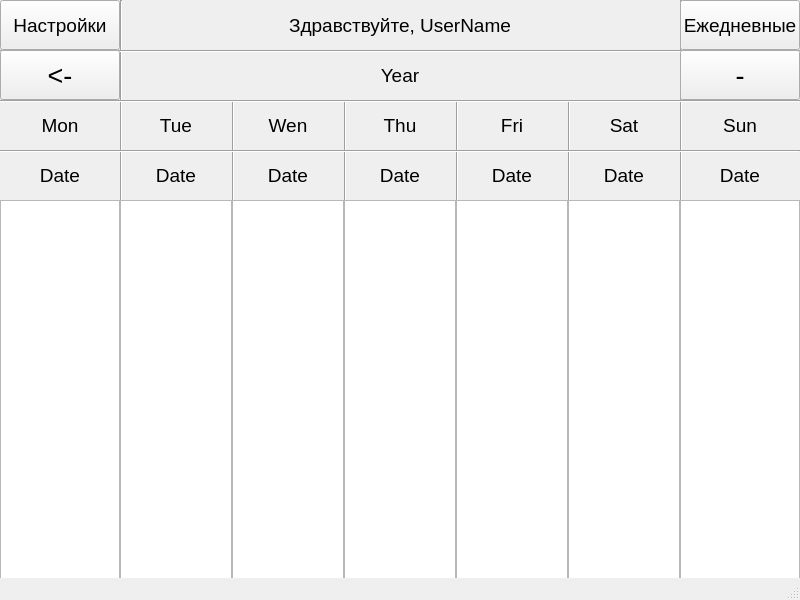
<?xml version="1.0" encoding="UTF-8"?>
<ui version="4.0">
 <class>MainWindow</class>
 <widget class="QMainWindow" name="MainWindow">
  <property name="geometry">
   <rect>
    <x>0</x>
    <y>0</y>
    <width>800</width>
    <height>600</height>
   </rect>
  </property>
  <property name="windowTitle">
   <string>MainWindow</string>
  </property>
  <widget class="QWidget" name="centralwidget">
   <widget class="Line" name="line">
    <property name="geometry">
     <rect>
      <x>120</x>
      <y>0</y>
      <width>3</width>
      <height>600</height>
     </rect>
    </property>
    <property name="sizePolicy">
     <sizepolicy hsizetype="Fixed" vsizetype="Minimum">
      <horstretch>0</horstretch>
      <verstretch>0</verstretch>
     </sizepolicy>
    </property>
    <property name="orientation">
     <enum>Qt::Vertical</enum>
    </property>
   </widget>
   <widget class="Line" name="line_2">
    <property name="geometry">
     <rect>
      <x>232</x>
      <y>100</y>
      <width>3</width>
      <height>600</height>
     </rect>
    </property>
    <property name="orientation">
     <enum>Qt::Vertical</enum>
    </property>
   </widget>
   <widget class="Line" name="line_3">
    <property name="geometry">
     <rect>
      <x>344</x>
      <y>100</y>
      <width>3</width>
      <height>600</height>
     </rect>
    </property>
    <property name="orientation">
     <enum>Qt::Vertical</enum>
    </property>
   </widget>
   <widget class="Line" name="line_4">
    <property name="geometry">
     <rect>
      <x>456</x>
      <y>100</y>
      <width>3</width>
      <height>600</height>
     </rect>
    </property>
    <property name="orientation">
     <enum>Qt::Vertical</enum>
    </property>
   </widget>
   <widget class="Line" name="line_5">
    <property name="geometry">
     <rect>
      <x>568</x>
      <y>100</y>
      <width>3</width>
      <height>600</height>
     </rect>
    </property>
    <property name="orientation">
     <enum>Qt::Vertical</enum>
    </property>
   </widget>
   <widget class="Line" name="line_6">
    <property name="geometry">
     <rect>
      <x>680</x>
      <y>0</y>
      <width>3</width>
      <height>600</height>
     </rect>
    </property>
    <property name="orientation">
     <enum>Qt::Vertical</enum>
    </property>
   </widget>
   <widget class="Line" name="line_7">
    <property name="geometry">
     <rect>
      <x>0</x>
      <y>50</y>
      <width>800</width>
      <height>3</height>
     </rect>
    </property>
    <property name="orientation">
     <enum>Qt::Horizontal</enum>
    </property>
   </widget>
   <widget class="Line" name="line_8">
    <property name="geometry">
     <rect>
      <x>0</x>
      <y>100</y>
      <width>800</width>
      <height>3</height>
     </rect>
    </property>
    <property name="orientation">
     <enum>Qt::Horizontal</enum>
    </property>
   </widget>
   <widget class="Line" name="line_9">
    <property name="geometry">
     <rect>
      <x>0</x>
      <y>150</y>
      <width>800</width>
      <height>3</height>
     </rect>
    </property>
    <property name="orientation">
     <enum>Qt::Horizontal</enum>
    </property>
   </widget>
   <widget class="Line" name="line_10">
    <property name="geometry">
     <rect>
      <x>0</x>
      <y>200</y>
      <width>800</width>
      <height>3</height>
     </rect>
    </property>
    <property name="orientation">
     <enum>Qt::Horizontal</enum>
    </property>
   </widget>
   <widget class="QPushButton" name="SetButton">
    <property name="geometry">
     <rect>
      <x>0</x>
      <y>0</y>
      <width>120</width>
      <height>50</height>
     </rect>
    </property>
    <property name="font">
     <font>
      <pointsize>14</pointsize>
     </font>
    </property>
    <property name="text">
     <string>Настройки</string>
    </property>
   </widget>
   <widget class="QLabel" name="label">
    <property name="geometry">
     <rect>
      <x>120</x>
      <y>0</y>
      <width>560</width>
      <height>50</height>
     </rect>
    </property>
    <property name="font">
     <font>
      <pointsize>14</pointsize>
     </font>
    </property>
    <property name="text">
     <string>Здравствуйте, UserName</string>
    </property>
    <property name="alignment">
     <set>Qt::AlignCenter</set>
    </property>
   </widget>
   <widget class="QPushButton" name="EvrDButton">
    <property name="geometry">
     <rect>
      <x>680</x>
      <y>0</y>
      <width>120</width>
      <height>50</height>
     </rect>
    </property>
    <property name="font">
     <font>
      <pointsize>14</pointsize>
     </font>
    </property>
    <property name="text">
     <string>Ежедневные</string>
    </property>
   </widget>
   <widget class="QPushButton" name="LWButton">
    <property name="geometry">
     <rect>
      <x>0</x>
      <y>50</y>
      <width>120</width>
      <height>50</height>
     </rect>
    </property>
    <property name="font">
     <font>
      <pointsize>20</pointsize>
     </font>
    </property>
    <property name="text">
     <string>&lt;-</string>
    </property>
   </widget>
   <widget class="QPushButton" name="NWButton">
    <property name="geometry">
     <rect>
      <x>680</x>
      <y>50</y>
      <width>120</width>
      <height>50</height>
     </rect>
    </property>
    <property name="font">
     <font>
      <pointsize>20</pointsize>
     </font>
    </property>
    <property name="text">
     <string>-</string>
    </property>
   </widget>
   <widget class="QLabel" name="label_2">
    <property name="geometry">
     <rect>
      <x>120</x>
      <y>50</y>
      <width>560</width>
      <height>50</height>
     </rect>
    </property>
    <property name="font">
     <font>
      <pointsize>14</pointsize>
     </font>
    </property>
    <property name="lineWidth">
     <number>1</number>
    </property>
    <property name="text">
     <string>Year</string>
    </property>
    <property name="alignment">
     <set>Qt::AlignCenter</set>
    </property>
   </widget>
   <widget class="QLabel" name="label_3">
    <property name="geometry">
     <rect>
      <x>0</x>
      <y>100</y>
      <width>120</width>
      <height>50</height>
     </rect>
    </property>
    <property name="font">
     <font>
      <pointsize>14</pointsize>
     </font>
    </property>
    <property name="text">
     <string>Mon</string>
    </property>
    <property name="alignment">
     <set>Qt::AlignCenter</set>
    </property>
   </widget>
   <widget class="QLabel" name="label_4">
    <property name="geometry">
     <rect>
      <x>120</x>
      <y>100</y>
      <width>112</width>
      <height>50</height>
     </rect>
    </property>
    <property name="font">
     <font>
      <pointsize>14</pointsize>
     </font>
    </property>
    <property name="text">
     <string>Tue</string>
    </property>
    <property name="alignment">
     <set>Qt::AlignCenter</set>
    </property>
   </widget>
   <widget class="QLabel" name="label_5">
    <property name="geometry">
     <rect>
      <x>232</x>
      <y>100</y>
      <width>112</width>
      <height>50</height>
     </rect>
    </property>
    <property name="font">
     <font>
      <pointsize>14</pointsize>
     </font>
    </property>
    <property name="text">
     <string>Wen</string>
    </property>
    <property name="alignment">
     <set>Qt::AlignCenter</set>
    </property>
   </widget>
   <widget class="QLabel" name="label_6">
    <property name="geometry">
     <rect>
      <x>344</x>
      <y>100</y>
      <width>112</width>
      <height>50</height>
     </rect>
    </property>
    <property name="font">
     <font>
      <pointsize>14</pointsize>
     </font>
    </property>
    <property name="text">
     <string>Thu</string>
    </property>
    <property name="alignment">
     <set>Qt::AlignCenter</set>
    </property>
   </widget>
   <widget class="QLabel" name="label_7">
    <property name="geometry">
     <rect>
      <x>456</x>
      <y>100</y>
      <width>112</width>
      <height>50</height>
     </rect>
    </property>
    <property name="font">
     <font>
      <pointsize>14</pointsize>
     </font>
    </property>
    <property name="text">
     <string>Fri</string>
    </property>
    <property name="alignment">
     <set>Qt::AlignCenter</set>
    </property>
   </widget>
   <widget class="QLabel" name="label_8">
    <property name="geometry">
     <rect>
      <x>568</x>
      <y>100</y>
      <width>112</width>
      <height>50</height>
     </rect>
    </property>
    <property name="font">
     <font>
      <pointsize>14</pointsize>
     </font>
    </property>
    <property name="text">
     <string>Sat</string>
    </property>
    <property name="alignment">
     <set>Qt::AlignCenter</set>
    </property>
   </widget>
   <widget class="QLabel" name="label_9">
    <property name="geometry">
     <rect>
      <x>680</x>
      <y>100</y>
      <width>120</width>
      <height>50</height>
     </rect>
    </property>
    <property name="font">
     <font>
      <pointsize>14</pointsize>
     </font>
    </property>
    <property name="text">
     <string>Sun</string>
    </property>
    <property name="alignment">
     <set>Qt::AlignCenter</set>
    </property>
   </widget>
   <widget class="QLabel" name="label_10">
    <property name="geometry">
     <rect>
      <x>0</x>
      <y>150</y>
      <width>120</width>
      <height>50</height>
     </rect>
    </property>
    <property name="font">
     <font>
      <pointsize>14</pointsize>
     </font>
    </property>
    <property name="text">
     <string>Date</string>
    </property>
    <property name="alignment">
     <set>Qt::AlignCenter</set>
    </property>
   </widget>
   <widget class="QLabel" name="label_11">
    <property name="geometry">
     <rect>
      <x>120</x>
      <y>150</y>
      <width>112</width>
      <height>50</height>
     </rect>
    </property>
    <property name="font">
     <font>
      <pointsize>14</pointsize>
     </font>
    </property>
    <property name="text">
     <string>Date</string>
    </property>
    <property name="alignment">
     <set>Qt::AlignCenter</set>
    </property>
   </widget>
   <widget class="QLabel" name="label_12">
    <property name="geometry">
     <rect>
      <x>232</x>
      <y>150</y>
      <width>112</width>
      <height>50</height>
     </rect>
    </property>
    <property name="font">
     <font>
      <pointsize>14</pointsize>
     </font>
    </property>
    <property name="text">
     <string>Date</string>
    </property>
    <property name="alignment">
     <set>Qt::AlignCenter</set>
    </property>
   </widget>
   <widget class="QLabel" name="label_13">
    <property name="geometry">
     <rect>
      <x>344</x>
      <y>150</y>
      <width>112</width>
      <height>50</height>
     </rect>
    </property>
    <property name="font">
     <font>
      <pointsize>14</pointsize>
     </font>
    </property>
    <property name="text">
     <string>Date</string>
    </property>
    <property name="alignment">
     <set>Qt::AlignCenter</set>
    </property>
   </widget>
   <widget class="QLabel" name="label_14">
    <property name="geometry">
     <rect>
      <x>456</x>
      <y>150</y>
      <width>112</width>
      <height>50</height>
     </rect>
    </property>
    <property name="font">
     <font>
      <pointsize>14</pointsize>
     </font>
    </property>
    <property name="text">
     <string>Date</string>
    </property>
    <property name="alignment">
     <set>Qt::AlignCenter</set>
    </property>
   </widget>
   <widget class="QLabel" name="label_15">
    <property name="geometry">
     <rect>
      <x>568</x>
      <y>150</y>
      <width>112</width>
      <height>50</height>
     </rect>
    </property>
    <property name="font">
     <font>
      <pointsize>14</pointsize>
     </font>
    </property>
    <property name="text">
     <string>Date</string>
    </property>
    <property name="alignment">
     <set>Qt::AlignCenter</set>
    </property>
   </widget>
   <widget class="QLabel" name="label_16">
    <property name="geometry">
     <rect>
      <x>680</x>
      <y>150</y>
      <width>120</width>
      <height>50</height>
     </rect>
    </property>
    <property name="font">
     <font>
      <pointsize>14</pointsize>
     </font>
    </property>
    <property name="text">
     <string>Date</string>
    </property>
    <property name="alignment">
     <set>Qt::AlignCenter</set>
    </property>
   </widget>
   <widget class="QTextEdit" name="textEdit">
    <property name="geometry">
     <rect>
      <x>0</x>
      <y>200</y>
      <width>120</width>
      <height>400</height>
     </rect>
    </property>
   </widget>
   <widget class="QTextEdit" name="textEdit_2">
    <property name="geometry">
     <rect>
      <x>120</x>
      <y>200</y>
      <width>112</width>
      <height>400</height>
     </rect>
    </property>
   </widget>
   <widget class="QTextEdit" name="textEdit_3">
    <property name="geometry">
     <rect>
      <x>232</x>
      <y>200</y>
      <width>112</width>
      <height>400</height>
     </rect>
    </property>
   </widget>
   <widget class="QTextEdit" name="textEdit_4">
    <property name="geometry">
     <rect>
      <x>344</x>
      <y>200</y>
      <width>112</width>
      <height>400</height>
     </rect>
    </property>
   </widget>
   <widget class="QTextEdit" name="textEdit_5">
    <property name="geometry">
     <rect>
      <x>456</x>
      <y>200</y>
      <width>112</width>
      <height>400</height>
     </rect>
    </property>
   </widget>
   <widget class="QTextEdit" name="textEdit_6">
    <property name="geometry">
     <rect>
      <x>568</x>
      <y>200</y>
      <width>112</width>
      <height>400</height>
     </rect>
    </property>
   </widget>
   <widget class="QTextEdit" name="textEdit_7">
    <property name="geometry">
     <rect>
      <x>680</x>
      <y>200</y>
      <width>120</width>
      <height>400</height>
     </rect>
    </property>
   </widget>
  </widget>
  <widget class="QStatusBar" name="statusbar"/>
 </widget>
 <resources/>
 <connections/>
</ui>
